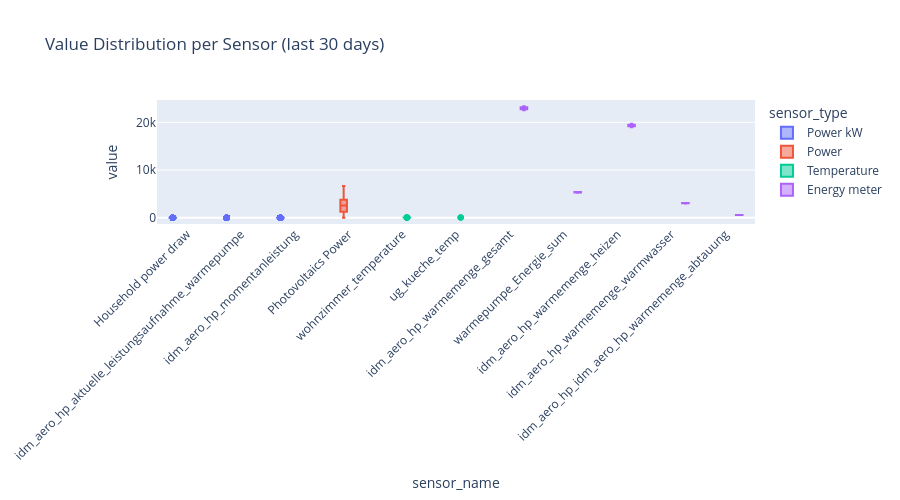

The code cell stored with this chart in its notebook:
### Markdown cell above
## 4. Value Distribution per Sensor Type

Box plots showing value ranges and outliers for each sensor category.

### Code cell
# Sample recent readings to show value distributions (limit per sensor for speed)
with get_db_session() as db:
    result = db.execute(text("""
        SELECT s.name AS sensor_name, st.name AS sensor_type, st.unit,
               sr.value, sr.timestamp
        FROM api_sensor_readings sr
        JOIN api_sensors s ON s.id = sr.sensor_id
        JOIN api_sensor_types st ON st.id = s.sensor_type_id
        WHERE sr.timestamp > NOW() - INTERVAL '30 days'
        ORDER BY sr.timestamp DESC
        LIMIT 50000
    """))
    df_values = pd.DataFrame(result.fetchall(),
                             columns=['sensor_name', 'sensor_type', 'unit', 'value', 'timestamp'])

print(f"Loaded {len(df_values)} recent readings")

# Box plot per sensor type
fig = px.box(
    df_values, x='sensor_name', y='value', color='sensor_type',
    title='Value Distribution per Sensor (last 30 days)',
)
fig.update_layout(xaxis_tickangle=-45, height=500)
fig.show()

### Figure 1 — Plotly figure (JSON) as saved in the notebook; plotly's stock layout.template omitted (floating-point values rounded to 4 significant figures; data arrays with more than 128 entries replaced by an {"elided": "..."} marker saying what was removed)
{"data": [{"alignmentgroup": "True", "hovertemplate": "sensor_type=Power kW<br>sensor_name=%{x}<br>value=%{y}<extra></extra>", "legendgroup": "Power kW", "marker": {"color": "#636efa"}, "name": "Power kW", "notched": false, "offsetgroup": "Power kW", "orientation": "v", "showlegend": true, "type": "box", "x": {"elided": "30043 str values"}, "x0": " ", "xaxis": "x", "y": {"elided": "30043 float values"}, "y0": " ", "yaxis": "y"}, {"alignmentgroup": "True", "hovertemplate": "sensor_type=Power<br>sensor_name=%{x}<br>value=%{y}<extra></extra>", "legendgroup": "Power", "marker": {"color": "#EF553B"}, "name": "Power", "notched": false, "offsetgroup": "Power", "orientation": "v", "showlegend": true, "type": "box", "x": {"elided": "6179 str values"}, "x0": " ", "xaxis": "x", "y": {"elided": "6179 float values"}, "y0": " ", "yaxis": "y"}, {"alignmentgroup": "True", "hovertemplate": "sensor_type=Temperature<br>sensor_name=%{x}<br>value=%{y}<extra></extra>", "legendgroup": "Temperature", "marker": {"color": "#00cc96"}, "name": "Temperature", "notched": false, "offsetgroup": "Temperature", "orientation": "v", "showlegend": true, "type": "box", "x": ["wohnzimmer_temperature", "ug_kueche_temp", "wohnzimmer_temperature", "ug_kueche_temp", "wohnzimmer_temperature", "ug_kueche_temp", "wohnzimmer_temperature", "ug_kueche_temp", "wohnzimmer_temperature", "ug_kueche_temp", "wohnzimmer_temperature", "ug_kueche_temp", "wohnzimmer_temperature", "ug_kueche_temp", "wohnzimmer_temperature", "ug_kueche_temp", "wohnzimmer_temperature", "ug_kueche_temp", "wohnzimmer_temperature", "ug_kueche_temp", "wohnzimmer_temperature", "ug_kueche_temp", "wohnzimmer_temperature", "ug_kueche_temp", "wohnzimmer_temperature", "ug_kueche_temp", "ug_kueche_temp", "wohnzimmer_temperature", "wohnzimmer_temperature", "ug_kueche_temp", "wohnzimmer_temperature", "ug_kueche_temp", "ug_kueche_temp", "wohnzimmer_temperature", "ug_kueche_temp", "wohnzimmer_temperature", "wohnzimmer_temperature", "ug_kueche_temp", "ug_kueche_temp", "wohnzimmer_temperature", "wohnzimmer_temperature", "ug_kueche_temp", "wohnzimmer_temperature", "wohnzimmer_temperature", "wohnzimmer_temperature", "ug_kueche_temp", "ug_kueche_temp", "wohnzimmer_temperature", "ug_kueche_temp", "wohnzimmer_temperature", "ug_kueche_temp", "wohnzimmer_temperature", "wohnzimmer_temperature", "wohnzimmer_temperature", "wohnzimmer_temperature", "wohnzimmer_temperature", "wohnzimmer_temperature", "wohnzimmer_temperature", "ug_kueche_temp", "wohnzimmer_temperature", "ug_kueche_temp", "wohnzimmer_temperature", "ug_kueche_temp", "ug_kueche_temp", "ug_kueche_temp", "wohnzimmer_temperature", "ug_kueche_temp", "wohnzimmer_temperature", "wohnzimmer_temperature", "ug_kueche_temp", "ug_kueche_temp", "wohnzimmer_temperature", "wohnzimmer_temperature", "ug_kueche_temp", "wohnzimmer_temperature", "ug_kueche_temp", "ug_kueche_temp", "wohnzimmer_temperature", "wohnzimmer_temperature", "ug_kueche_temp", "ug_kueche_temp", "wohnzimmer_temperature", "ug_kueche_temp", "wohnzimmer_temperature", "wohnzimmer_temperature", "ug_kueche_temp", "ug_kueche_temp", "wohnzimmer_temperature", "ug_kueche_temp", "wohnzimmer_temperature", "ug_kueche_temp", "wohnzimmer_temperature", "ug_kueche_temp", "wohnzimmer_temperature", "ug_kueche_temp", "ug_kueche_temp", "wohnzimmer_temperature", "ug_kueche_temp", "wohnzimmer_temperature", "ug_kueche_temp", "wohnzimmer_temperature", "ug_kueche_temp", "wohnzimmer_temperature", "wohnzimmer_temperature", "ug_kueche_temp", "wohnzimmer_temperature", "ug_kueche_temp", "ug_kueche_temp", "wohnzimmer_temperature", "wohnzimmer_temperature", "ug_kueche_temp", "wohnzimmer_temperature", "ug_kueche_temp", "wohnzimmer_temperature", "ug_kueche_temp", "ug_kueche_temp", "wohnzimmer_temperature", "ug_kueche_temp", "wohnzimmer_temperature", "ug_kueche_temp", "ug_kueche_temp", "ug_kueche_temp", "wohnzimmer_temperature", "wohnzimmer_temperature", "ug_kueche_temp", "ug_kueche_temp", "wohnzimmer_temperature"], "x0": " ", "xaxis": "x", "y": [22.98, 22.34, 23.01, 22.4, 23.04, 22.43, 23.07, 22.4, 23.05, 22.41, 22.9, 22.36, 23.04, 22.27, 23.02, 22.29, 22.92, 22.39, 22.85, 22.48, 22.76, 22.48, 22.54, 22.5, 23.45, 22.12, 22.13, 23.49, 23.43, 22.14, 23.44, 22.25, 22.3, 23.36, 22.34, 23.22, 23.18, 22.35, 22.34, 23.41, 23.62, 22.31, 23.82, 24.04, 24.28, 22.32, 22.29, 24.59, 22.33, 24.61, 22.54, 24.68, 24.76, 24.82, 24.85, 24.87, 24.88, 24.85, 23.32, 24.72, 23.29, 24.52, 23.23, 23.2, 22.25, 23.64, 22.4, 23.57, 23.6, 22.52, 22.51, 23.65, 23.71, 22.52, 23.69, 22.51, 22.56, 23.72, 23.73, 22.59, 22.56, 23.71, 22.57, 23.67, 23.65, 22.57, 22.63, 23.64, 22.63, 23.62, 22.66, 23.59, 22.63, 23.73, 22.59, 22.49, 23.82, 22.37, 23.69, 22.31, 23.48, 22.29, 23.27, 23.06, 22.15, 22.86, 22.13, 22.25, 22.75, 22.64, 22.41, 22.41, 22.54, 22.2, 22.5, 22.49, 21.98, 22.48, 21.82, 22.44, 22.38, 22.36, 21.61, 21.38, 22.26, 22.22, 21.18], "y0": " ", "yaxis": "y"}, {"alignmentgroup": "True", "hovertemplate": "sensor_type=Energy meter<br>sensor_name=%{x}<br>value=%{y}<extra></extra>", "legendgroup": "Energy meter", "marker": {"color": "#ab63fa"}, "name": "Energy meter", "notched": false, "offsetgroup": "Energy meter", "orientation": "v", "showlegend": true, "type": "box", "x": {"elided": "13651 str values"}, "x0": " ", "xaxis": "x", "y": {"elided": "13651 float values"}, "y0": " ", "yaxis": "y"}], "layout": {"boxmode": "group", "height": 500, "legend": {"title": {"text": "sensor_type"}, "tracegroupgap": 0}, "title": {"text": "Value Distribution per Sensor (last 30 days)"}, "xaxis": {"anchor": "y", "domain": [0, 1], "tickangle": -45, "title": {"text": "sensor_name"}}, "yaxis": {"anchor": "x", "domain": [0, 1], "title": {"text": "value"}}}}
